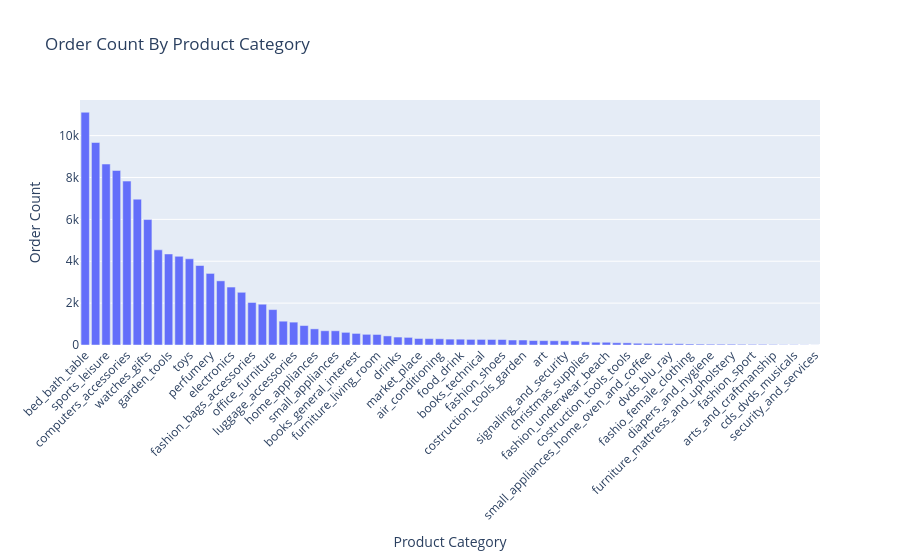

Write notebook code for a chart like this one.
### Code cell
import plotly.express as px

fig= px.bar(
    x = products_category_order.index,
    y = products_category_order["order_count"],
    title = "Order Count By Product Category",
    labels = {
        "x": "Product Category",
        "y": "Order Count"
    }
)

fig.update_layout(xaxis_tickangle=-45)

fig.show()

### Figure 1 — Plotly figure (JSON) as saved in the notebook; plotly's stock layout.template omitted (floating-point values rounded to 4 significant figures)
{"data": [{"alignmentgroup": "True", "hovertemplate": "Product Category=%{x}<br>Order Count=%{y}<extra></extra>", "legendgroup": "", "marker": {"color": "#636efa", "pattern": {"shape": ""}}, "name": "", "offsetgroup": "", "orientation": "v", "showlegend": false, "textposition": "auto", "type": "bar", "x": ["bed_bath_table", "health_beauty", "sports_leisure", "furniture_decor", "computers_accessories", "housewares", "watches_gifts", "telephony", "garden_tools", "auto", "toys", "cool_stuff", "perfumery", "baby", "electronics", "stationery", "fashion_bags_accessories", "pet_shop", "office_furniture", "consoles_games", "luggage_accessories", "construction_tools_construction", "home_appliances", "musical_instruments", "small_appliances", "home_construction", "books_general_interest", "food", "furniture_living_room", "home_confort", "drinks", "audio", "market_place", "construction_tools_lights", "air_conditioning", "kitchen_dining_laundry_garden_furniture", "food_drink", "industry_commerce_and_business", "books_technical", "fixed_telephony", "fashion_shoes", "home_appliances_2", "costruction_tools_garden", "agro_industry_and_commerce", "art", "computers", "signaling_and_security", "construction_tools_safety", "christmas_supplies", "fashion_male_clothing", "fashion_underwear_beach", "furniture_bedroom", "costruction_tools_tools", "tablets_printing_image", "small_appliances_home_oven_and_coffee", "cine_photo", "dvds_blu_ray", "books_imported", "fashio_female_clothing", "party_supplies", "diapers_and_hygiene", "music", "furniture_mattress_and_upholstery", "flowers", "fashion_sport", "home_comfort_2", "arts_and_craftmanship", "la_cuisine", "cds_dvds_musicals", "fashion_childrens_clothes", "security_and_services"], "xaxis": "x", "y": [11115, 9670, 8641, 8334, 7827, 6964, 5991, 4545, 4347, 4235, 4117, 3796, 3419, 3064, 2767, 2517, 2031, 1947, 1691, 1137, 1092, 929, 771, 680, 679, 604, 553, 510, 503, 434, 379, 364, 311, 304, 297, 281, 278, 268, 267, 264, 262, 238, 238, 212, 209, 203, 199, 194, 153, 132, 131, 109, 103, 83, 76, 72, 64, 60, 48, 43, 39, 38, 38, 33, 30, 30, 24, 14, 14, 8, 2], "yaxis": "y"}], "layout": {"barmode": "relative", "legend": {"tracegroupgap": 0}, "title": {"text": "Order Count By Product Category"}, "xaxis": {"anchor": "y", "domain": [0, 1], "tickangle": -45, "title": {"text": "Product Category"}}, "yaxis": {"anchor": "x", "domain": [0, 1], "title": {"text": "Order Count"}}}}
